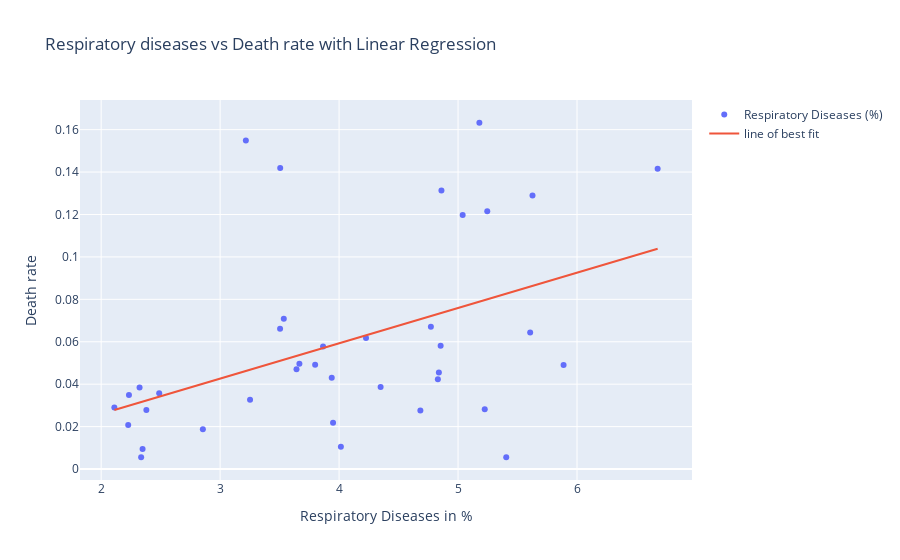

Source (notebook cell):
### Code cell
# plotly figure setup
fig=go.Figure()
fig.add_trace(go.Scatter(name='Respiratory Diseases (%)',x=europe_data['Respiratory_disease_perc'], y=europe_data['death_rate'], hovertext=europe_countries,mode='markers'))
fig.add_trace(go.Scatter(name='line of best fit', x=europe_data['Respiratory_disease_perc'], y=europe_data['fitted_values'], mode='lines'))


# plotly figure layout
fig.update_layout(xaxis_title = 'Respiratory Diseases in %', yaxis_title = 'Death rate', title='Respiratory diseases vs Death rate with Linear Regression')

fig.show()
#add to plotly account
#py.iplot(fig, filename='Respiratory_diseases_Linear_Regression', auto_open=True)

### Figure 1 — Plotly figure (JSON) as saved in the notebook; plotly's stock layout.template omitted (floating-point values rounded to 4 significant figures)
{"data": [{"hovertext": ["Albania", "Andorra", "Austria", "Belarus", "Belgium", "Bosnia and Herzegovina", "Bulgaria", "Croatia", "Denmark", "Estonia", "Finland", "France", "Germany", "Greece", "Hungary", "Iceland", "Ireland", "Italy", "Latvia", "Lithuania", "Luxembourg", "Malta", "Moldova", "Montenegro", "Netherlands", "Norway", "Poland", "Portugal", "Romania", "Russia", "Serbia", "Slovakia", "Slovenia", "Spain", "Sweden", "Switzerland", "Ukraine", "United Kingdom"], "mode": "markers", "name": "Respiratory Diseases (%)", "type": "scatter", "x": [3.251, 4.772, 4.349, 2.336, 5.179, 3.865, 3.666, 3.938, 5.887, 2.488, 3.642, 3.216, 4.839, 4.854, 4.86, 5.405, 5.606, 3.505, 2.227, 2.323, 4.683, 4.015, 2.234, 2.38, 5.626, 5.224, 3.799, 4.83, 3.504, 2.348, 3.949, 2.855, 3.535, 5.039, 5.246, 4.226, 2.111, 6.678], "y": [0.03267, 0.06702, 0.03872, 0.005554, 0.1633, 0.05773, 0.04958, 0.04301, 0.04901, 0.03573, 0.04704, 0.1549, 0.04546, 0.0581, 0.1313, 0.005549, 0.06437, 0.1419, 0.02075, 0.03841, 0.02754, 0.01054, 0.03486, 0.02778, 0.129, 0.02818, 0.0492, 0.04237, 0.06614, 0.009459, 0.0218, 0.01873, 0.07089, 0.1197, 0.1215, 0.06176, 0.02903, 0.1416]}, {"mode": "lines", "name": "line of best fit", "type": "scatter", "x": [3.251, 4.772, 4.349, 2.336, 5.179, 3.865, 3.666, 3.938, 5.887, 2.488, 3.642, 3.216, 4.839, 4.854, 4.86, 5.405, 5.606, 3.505, 2.227, 2.323, 4.683, 4.015, 2.234, 2.38, 5.626, 5.224, 3.799, 4.83, 3.504, 2.348, 3.949, 2.855, 3.535, 5.039, 5.246, 4.226, 2.111, 6.678], "y": [0.0468, 0.07211, 0.06507, 0.03156, 0.0789, 0.05702, 0.05371, 0.05823, 0.09068, 0.03409, 0.0533, 0.04622, 0.07323, 0.07348, 0.07359, 0.08265, 0.08601, 0.05102, 0.02975, 0.03134, 0.07064, 0.05952, 0.02986, 0.03229, 0.08633, 0.07965, 0.05591, 0.07309, 0.05101, 0.03176, 0.05842, 0.0402, 0.05152, 0.07656, 0.08, 0.06303, 0.02781, 0.1038]}], "layout": {"title": {"text": "Respiratory diseases vs Death rate with Linear Regression"}, "xaxis": {"title": {"text": "Respiratory Diseases in %"}}, "yaxis": {"title": {"text": "Death rate"}}}}
